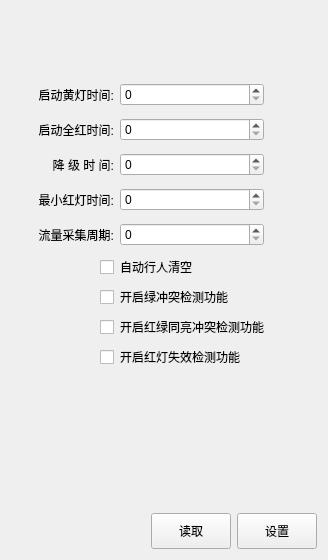
     <widget class="QWidget" name="tab_Unit">
      <attribute name="title">
       <string>Unidad</string>
      </attribute>
      <layout class="QVBoxLayout" name="verticalLayout_15">
       <item>
        <spacer name="verticalSpacer_7">
         <property name="orientation">
          <enum>Qt::Vertical</enum>
         </property>
         <property name="sizeHint" stdset="0">
          <size>
           <width>20</width>
           <height>66</height>
          </size>
         </property>
        </spacer>
       </item>
       <item>
        <layout class="QHBoxLayout" name="horizontalLayout_15" stretch="1,3,2">
         <item>
          <spacer name="horizontalSpacer_24">
           <property name="orientation">
            <enum>Qt::Horizontal</enum>
           </property>
           <property name="sizeHint" stdset="0">
            <size>
             <width>40</width>
             <height>20</height>
            </size>
           </property>
          </spacer>
         </item>
         <item>
          <layout class="QGridLayout" name="gridLayout_4" columnstretch="1,3">
           <property name="topMargin">
            <number>6</number>
           </property>
           <property name="bottomMargin">
            <number>6</number>
           </property>
           <property name="verticalSpacing">
            <number>12</number>
           </property>
           <item row="2" column="1">
            <widget class="QSpinBox" name="spinBox_BackupTime">
             <property name="sizePolicy">
              <sizepolicy hsizetype="Minimum" vsizetype="Expanding">
               <horstretch>0</horstretch>
               <verstretch>0</verstretch>
              </sizepolicy>
             </property>
             <property name="maximumSize">
              <size>
               <width>16777215</width>
               <height>42</height>
              </size>
             </property>
             <property name="maximum">
              <number>65535</number>
             </property>
            </widget>
           </item>
           <item row="1" column="0">
            <widget class="QLabel" name="label_13">
             <property name="sizePolicy">
              <sizepolicy hsizetype="Preferred" vsizetype="Expanding">
               <horstretch>0</horstretch>
               <verstretch>0</verstretch>
              </sizepolicy>
             </property>
             <property name="maximumSize">
              <size>
               <width>16777215</width>
               <height>42</height>
              </size>
             </property>
             <property name="text">
              <string>启动全红时间:</string>
             </property>
             <property name="alignment">
              <set>Qt::AlignRight|Qt::AlignTrailing|Qt::AlignVCenter</set>
             </property>
            </widget>
           </item>
           <item row="4" column="0">
            <widget class="QLabel" name="label_16">
             <property name="sizePolicy">
              <sizepolicy hsizetype="Preferred" vsizetype="Expanding">
               <horstretch>0</horstretch>
               <verstretch>0</verstretch>
              </sizepolicy>
             </property>
             <property name="maximumSize">
              <size>
               <width>16777215</width>
               <height>42</height>
              </size>
             </property>
             <property name="text">
              <string>流量采集周期:</string>
             </property>
             <property name="alignment">
              <set>Qt::AlignRight|Qt::AlignTrailing|Qt::AlignVCenter</set>
             </property>
            </widget>
           </item>
           <item row="0" column="0">
            <widget class="QLabel" name="label_9">
             <property name="sizePolicy">
              <sizepolicy hsizetype="Preferred" vsizetype="Expanding">
               <horstretch>0</horstretch>
               <verstretch>0</verstretch>
              </sizepolicy>
             </property>
             <property name="maximumSize">
              <size>
               <width>16777215</width>
               <height>42</height>
              </size>
             </property>
             <property name="text">
              <string>启动黄灯时间:</string>
             </property>
             <property name="alignment">
              <set>Qt::AlignRight|Qt::AlignTrailing|Qt::AlignVCenter</set>
             </property>
            </widget>
           </item>
           <item row="4" column="1">
            <widget class="QSpinBox" name="spinBox_FlowCycle">
             <property name="sizePolicy">
              <sizepolicy hsizetype="Minimum" vsizetype="Expanding">
               <horstretch>0</horstretch>
               <verstretch>0</verstretch>
              </sizepolicy>
             </property>
             <property name="maximumSize">
              <size>
               <width>16777215</width>
               <height>42</height>
              </size>
             </property>
             <property name="maximum">
              <number>255</number>
             </property>
            </widget>
           </item>
           <item row="2" column="0">
            <widget class="QLabel" name="label_10">
             <property name="sizePolicy">
              <sizepolicy hsizetype="Preferred" vsizetype="Expanding">
               <horstretch>0</horstretch>
               <verstretch>0</verstretch>
              </sizepolicy>
             </property>
             <property name="maximumSize">
              <size>
               <width>16777215</width>
               <height>42</height>
              </size>
             </property>
             <property name="text">
              <string>降 级 时 间:</string>
             </property>
             <property name="alignment">
              <set>Qt::AlignRight|Qt::AlignTrailing|Qt::AlignVCenter</set>
             </property>
            </widget>
           </item>
           <item row="3" column="0">
            <widget class="QLabel" name="label_12">
             <property name="sizePolicy">
              <sizepolicy hsizetype="Preferred" vsizetype="Expanding">
               <horstretch>0</horstretch>
               <verstretch>0</verstretch>
              </sizepolicy>
             </property>
             <property name="maximumSize">
              <size>
               <width>16777215</width>
               <height>42</height>
              </size>
             </property>
             <property name="text">
              <string>最小红灯时间:</string>
             </property>
             <property name="alignment">
              <set>Qt::AlignRight|Qt::AlignTrailing|Qt::AlignVCenter</set>
             </property>
            </widget>
           </item>
           <item row="3" column="1">
            <widget class="QSpinBox" name="spinBox_RedRevert">
             <property name="sizePolicy">
              <sizepolicy hsizetype="Minimum" vsizetype="Expanding">
               <horstretch>0</horstretch>
               <verstretch>0</verstretch>
              </sizepolicy>
             </property>
             <property name="maximumSize">
              <size>
               <width>16777215</width>
               <height>42</height>
              </size>
             </property>
             <property name="maximum">
              <number>255</number>
             </property>
            </widget>
           </item>
           <item row="5" column="0">
            <widget class="QCheckBox" name="checkBox_automaticPedClear">
             <property name="sizePolicy">
              <sizepolicy hsizetype="Minimum" vsizetype="Expanding">
               <horstretch>0</horstretch>
               <verstretch>0</verstretch>
              </sizepolicy>
             </property>
             <property name="maximumSize">
              <size>
               <width>16777215</width>
               <height>42</height>
              </size>
             </property>
             <property name="layoutDirection">
              <enum>Qt::RightToLeft</enum>
             </property>
             <property name="autoFillBackground">
              <bool>false</bool>
             </property>
             <property name="text">
              <string/>
             </property>
            </widget>
           </item>
           <item row="1" column="1">
            <widget class="QSpinBox" name="spinBox_StartupAllRed">
             <property name="sizePolicy">
              <sizepolicy hsizetype="Minimum" vsizetype="Expanding">
               <horstretch>0</horstretch>
               <verstretch>0</verstretch>
              </sizepolicy>
             </property>
             <property name="maximumSize">
              <size>
               <width>16777215</width>
               <height>42</height>
              </size>
             </property>
             <property name="maximum">
              <number>255</number>
             </property>
            </widget>
           </item>
           <item row="0" column="1">
            <widget class="QSpinBox" name="spinBox_StartupFlash">
             <property name="sizePolicy">
              <sizepolicy hsizetype="Minimum" vsizetype="Expanding">
               <horstretch>0</horstretch>
               <verstretch>0</verstretch>
              </sizepolicy>
             </property>
             <property name="maximumSize">
              <size>
               <width>16777215</width>
               <height>42</height>
              </size>
             </property>
             <property name="maximum">
              <number>255</number>
             </property>
            </widget>
           </item>
           <item row="5" column="1">
            <widget class="QLabel" name="label_automaticPedClear">
             <property name="text">
              <string>自动行人清空</string>
             </property>
            </widget>
           </item>
           <item row="7" column="0">
            <widget class="QCheckBox" name="checkBox_RedGreenConflict">
             <property name="sizePolicy">
              <sizepolicy hsizetype="Minimum" vsizetype="Expanding">
               <horstretch>0</horstretch>
               <verstretch>0</verstretch>
              </sizepolicy>
             </property>
             <property name="maximumSize">
              <size>
               <width>16777215</width>
               <height>42</height>
              </size>
             </property>
             <property name="layoutDirection">
              <enum>Qt::RightToLeft</enum>
             </property>
             <property name="autoFillBackground">
              <bool>false</bool>
             </property>
             <property name="text">
              <string/>
             </property>
            </widget>
           </item>
           <item row="6" column="0">
            <widget class="QCheckBox" name="checkBox_GreenConflict">
             <property name="sizePolicy">
              <sizepolicy hsizetype="Minimum" vsizetype="Expanding">
               <horstretch>0</horstretch>
               <verstretch>0</verstretch>
              </sizepolicy>
             </property>
             <property name="maximumSize">
              <size>
               <width>16777215</width>
               <height>42</height>
              </size>
             </property>
             <property name="layoutDirection">
              <enum>Qt::RightToLeft</enum>
             </property>
             <property name="autoFillBackground">
              <bool>false</bool>
             </property>
             <property name="text">
              <string/>
             </property>
            </widget>
           </item>
           <item row="8" column="0">
            <widget class="QCheckBox" name="checkBox_RedFailed">
             <property name="sizePolicy">
              <sizepolicy hsizetype="Minimum" vsizetype="Expanding">
               <horstretch>0</horstretch>
               <verstretch>0</verstretch>
              </sizepolicy>
             </property>
             <property name="maximumSize">
              <size>
               <width>16777215</width>
               <height>42</height>
              </size>
             </property>
             <property name="layoutDirection">
              <enum>Qt::RightToLeft</enum>
             </property>
             <property name="autoFillBackground">
              <bool>false</bool>
             </property>
             <property name="text">
              <string/>
             </property>
            </widget>
           </item>
           <item row="6" column="1">
            <widget class="QLabel" name="label_39">
             <property name="text">
              <string>开启绿冲突检测功能</string>
             </property>
            </widget>
           </item>
           <item row="7" column="1">
            <widget class="QLabel" name="label_40">
             <property name="text">
              <string>开启红绿同亮冲突检测功能</string>
             </property>
            </widget>
           </item>
           <item row="8" column="1">
            <widget class="QLabel" name="label_41">
             <property name="text">
              <string>开启红灯失效检测功能</string>
             </property>
            </widget>
           </item>
          </layout>
         </item>
         <item>
          <spacer name="horizontalSpacer_26">
           <property name="orientation">
            <enum>Qt::Horizontal</enum>
           </property>
           <property name="sizeHint" stdset="0">
            <size>
             <width>40</width>
             <height>20</height>
            </size>
           </property>
          </spacer>
         </item>
        </layout>
       </item>
       <item>
        <spacer name="verticalSpacer_8">
         <property name="orientation">
          <enum>Qt::Vertical</enum>
         </property>
         <property name="sizeHint" stdset="0">
          <size>
           <width>20</width>
           <height>135</height>
          </size>
         </property>
        </spacer>
       </item>
       <item>
        <layout class="QHBoxLayout" name="horizontalLayout_16" stretch="6,1,1">
         <item>
          <spacer name="horizontalSpacer_25">
           <property name="orientation">
            <enum>Qt::Horizontal</enum>
           </property>
           <property name="sizeHint" stdset="0">
            <size>
             <width>40</width>
             <height>20</height>
            </size>
           </property>
          </spacer>
         </item>
         <item>
          <widget class="QPushButton" name="pushButton_UnitRead">
           <property name="minimumSize">
            <size>
             <width>0</width>
             <height>36</height>
            </size>
           </property>
           <property name="maximumSize">
            <size>
             <width>16777215</width>
             <height>42</height>
            </size>
           </property>
           <property name="text">
            <string>读取</string>
           </property>
          </widget>
         </item>
         <item>
          <widget class="QPushButton" name="pushButton_UnitSet">
           <property name="minimumSize">
            <size>
             <width>0</width>
             <height>36</height>
            </size>
           </property>
           <property name="maximumSize">
            <size>
             <width>16777215</width>
             <height>42</height>
            </size>
           </property>
           <property name="text">
            <string>设置</string>
           </property>
          </widget>
         </item>
        </layout>
       </item>
      </layout>
     </widget>
